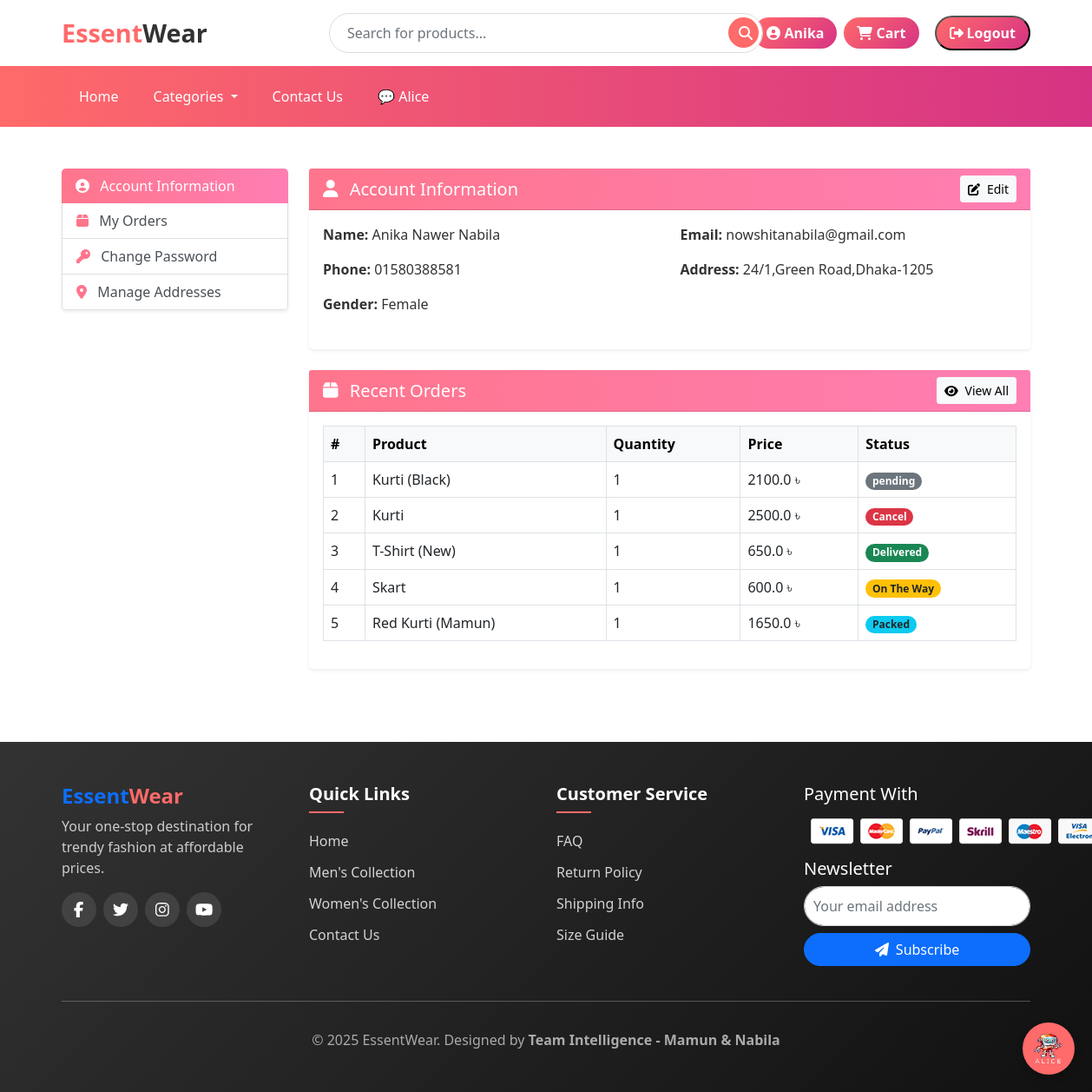
Screenshot of /profile/ (signed in) with the database file from the repository.
### app/models.py (models this page shows, shortened)
class Customer (models.Model):
    user = models.OneToOneField(User, on_delete=models.CASCADE)
    name = models.CharField(max_length=100, blank=True)          # Full name
    phone_no = models.CharField(max_length=15, blank=True)
    email = models.EmailField(blank=True)
    address = models.TextField(blank=True)
    gender_choices = (
        ('Male', 'Male'),
        ('Female', 'Female'),
        ('Other', 'Other'),
    )
    gender = models.CharField(max_length=10, choices=gender_choices, blank=True)

class OrderPlaced (models.Model):
    user = models.ForeignKey(User, on_delete=models.CASCADE)
    customer = models.ForeignKey(Customer, on_delete=models.CASCADE)
    product = models.ForeignKey(Product, on_delete=models.CASCADE)
    quantity = models.PositiveIntegerField(default=1)
    size = models.CharField(choices=SIZE_CHOICES, max_length=2, default='M')
    order_date = models.DateTimeField(auto_now_add=True)
    status = models.CharField(max_length=50, choices=STATUS_CHOICES, default='pending')
    @property
    def total_cost(self):
        return self.quantity * self.product.discounted_price

class Product(models.Model):
    title = models.CharField(max_length=100)
    selling_price = models.FloatField()
    discounted_price = models.FloatField()
    description = models.TextField(default='null')
    category = models.CharField(choices=CATEGORY_CHOICES, max_length=2)
    p_image = models.ImageField(upload_to='product_img')
    owner = models.ForeignKey(User, on_delete=models.CASCADE, related_name='products',null=True, blank=True) # Added owner field
    quantity = models.PositiveIntegerField(default=0)  # 🧮 নতুন field

### app/views.py (the view, shortened to what this page needs)
# urls.py: path('profile/', views.ProfileView.as_view(), name='profile'),
@method_decorator(login_required, name='dispatch')
class ProfileView(View):
    def get(self, request):
        try:
            profile = Customer.objects.get(user=request.user)
            form = CustomerProfileForm(initial={
                'name': profile.name,
                'phone_no': profile.phone_no,
                'email': profile.email,
                'address': profile.address,
                'gender': profile.gender,
            })
        except Customer.DoesNotExist:
            form = CustomerProfileForm(initial={
                'name': request.user.get_full_name(),
                'email': request.user.email
            })
            profile = None
        order_placed = OrderPlaced.objects.filter(user=request.user).order_by('-id')[:5]
        return render(request, 'app/profile/profile.html', {
            'form': form,
            'profile': profile,
            'order_placed': order_placed,
            'active': 'btn-primary'
        })

### app/forms.py
class CustomerProfileForm(forms.ModelForm):
    class Meta:
        model = Customer
        fields = ['name', 'phone_no', 'email', 'address', 'gender']  # gender add kora holo
        widgets = {
            'name': forms.TextInput(attrs={'class': 'form-control'}),
            'phone_no': forms.TextInput(attrs={'class': 'form-control'}),
            'email': forms.EmailInput(attrs={'class': 'form-control'}),
            'address': forms.Textarea(attrs={'class': 'form-control', 'rows': 2}),
            'gender': forms.Select(attrs={'class': 'form-select'}),  # dropdown select
        }

### app/templates/app/profile/profile.html (shortened to what this page needs)
{% extends 'app/base.html' %}
{% load static %}
{% block main-content %}
<div class="container my-5">
  <div class="row">
    <div class="col-md-3 mb-4">
      <div class="list-group shadow-sm rounded-3">
        <a href="#" class="list-group-item list-group-item-action active"
           style="background: linear-gradient(90deg, #ff758c, #ff7eb3); border: none;">
          <i class="fas fa-user-circle me-2"></i> Account Information
        </a>
        <a href="{% url 'orders' %}" class="list-group-item list-group-item-action">
          <i class="fas fa-box me-2 text-pink"></i> My Orders
        </a>
        <a href="{% url 'changepassword' %}" class="list-group-item list-group-item-action">
          <i class="fas fa-key me-2 text-pink"></i> Change Password
        </a>
        <a href="{% url 'address' %}" class="list-group-item list-group-item-action">
          <i class="fas fa-map-marker-alt me-2 text-pink"></i> Manage Addresses
        </a>
      </div>
    </div>
    <div class="col-md-9">
      <div class="card shadow-sm rounded-3 mb-4 border-0">
        <div class="card-header text-white d-flex justify-content-between align-items-center"
             style="background: linear-gradient(90deg, #ff758c, #ff7eb3);">
          <h5 class="mb-0"><i class="fas fa-user me-2"></i> Account Information</h5>
          <button class="btn btn-light btn-sm" onclick="toggleForm()">
            <i class="fas fa-edit me-1"></i> Edit
          </button>
        </div>
        <div class="card-body">
          <div class="row mb-2">
            <div class="col-md-6">
              <p><strong>Name:</strong> {% if profile %}{{ profile.name|default:request.user.get_full_name }}{% else %}{{ request.user.get_full_name }}{% endif %}</p>
              <p><strong>Phone:</strong> {% if profile %}{{ profile.phone_no|default:"Not Added" }}{% else %}Not Added{% endif %}</p>
              <p><strong>Gender:</strong> {% if profile %}{{ profile.gender|default:"Not Specified" }}{% else %}Not Specified{% endif %}</p>
            </div>
            <div class="col-md-6">
              <p><strong>Email:</strong> {{ request.user.email }}</p>
              <p><strong>Address:</strong> {% if profile %}{{ profile.address|default:"Not Added" }}{% else %}Not Added{% endif %}</p>
            </div>
          </div>
        </div>
      </div>
      <div class="card shadow-sm rounded-3 mb-4 border-0">
        <div class="card-header text-white d-flex justify-content-between align-items-center"
             style="background: linear-gradient(90deg, #ff758c, #ff7eb3);">
          <h5 class="mb-0"><i class="fas fa-box me-2"></i> Recent Orders</h5>
          <a href="{% url 'orders' %}" class="btn btn-light btn-sm">
            <i class="fas fa-eye me-1"></i> View All
          </a>
        </div>
        <div class="card-body">
          {% if order_placed %}
          <div class="table-responsive">
            <table class="table table-bordered table-hover align-middle">
              <thead class="table-light">
                <tr>
                  <th>#</th>
                  <th>Product</th>
                  <th>Quantity</th>
                  <th>Price</th>
                  <th>Status</th>
                </tr>
              </thead>
              <tbody>
                {% for op in order_placed %}
                <tr>
                  <td>{{ forloop.counter }}</td>
                  <td>{{ op.product.title }}</td>
                  <td>{{ op.quantity }}</td>
                  <td>{{ op.total_cost }} ৳</td>
                  <td>
                    <span class="badge rounded-pill
                      {% if op.status == 'Accepted' %}bg-primary
                      {% elif op.status == 'Packed' %}bg-info text-dark
                      {% elif op.status == 'On The Way' %}bg-warning text-dark
                      {% elif op.status == 'Delivered' %}bg-success
                      {% elif op.status == 'Cancel' %}bg-danger
                      {% else %}bg-secondary
                      {% endif %}">
                      {{ op.status }}
                    </span>
                  </td>
                </tr>
                {% endfor %}
              </tbody>
            </table>
          </div>
          {% else %}
          <div class="alert alert-info shadow-sm rounded-3 text-center">
            <i class="fas fa-info-circle me-2"></i> You have not placed any orders yet.
          </div>
          {% endif %}
        </div>
      </div>
    </div>
  </div>
</div>
{% endblock main-content %}

### app/templates/app/base.html (shortened to what this page needs)
<!doctype html>
{% load static %}
<html lang="en">
<head>
  <link href="https://cdn.jsdelivr.net/npm/bootstrap@5.0.0-beta1/dist/css/bootstrap.min.css" rel="stylesheet">
  <link rel="stylesheet" href="{% static 'app/css/owl.carousel.min.css' %}">
  <link rel="stylesheet" href="{% static 'app/css/all.min.css' %}">
  <link rel="stylesheet" href="{% static 'app/css/style.css' %}">
</head>
<body>
  <div class="main-header">
    <div class="container">
      <div class="row align-items-center">
        <div class="col-md-3">
          <a class="brand-logo" href="/">Essent<span>Wear</span></a>
        </div>
        <div class="col-md-6">
          <form method="GET" action="{% url 'search_products' %}" class="search-container d-flex">
            <input type="text" name="q" placeholder="Search for products..." class="form-control" required />
            <button type="submit" class="btn btn-primary ms-2"><i class="fas fa-search"></i></button>
          </form>
        </div>
        <div class="col-md-3">
          <div class="user-actions d-flex justify-content-end align-items-center">
            {% if not request.user.is_authenticated %}
            <a href="{% url 'customerregistration' %}" class="auth-btn">Register</a>
            <a href="{% url 'login' %}" class="auth-btn">Login</a>
            <a href="{% url 'showcart' %}" class="auth-btn">
              <i class="fas fa-shopping-cart me-1"></i> Cart
            </a>
            {% else %}
            <a href="{% url 'profile' %}" class="auth-btn">
              <i class="fas fa-user-circle me-1"></i> {{ request.user.username }}
            </a>
            <a href="{% url 'showcart' %}" class="auth-btn ms-2">
              <i class="fas fa-shopping-cart me-1"></i> Cart
            </a>
            <form method="POST" action="{% url 'logout' %}" class="d-inline ms-2">
              <button type="submit" class="auth-btn">
                <i class="fas fa-sign-out-alt me-1"></i> Logout
              </button>
            </form>
            {% endif %}
          </div>
        </div>
      </div>
    </div>
  </div>
  <nav class="navbar navbar-expand-lg navbar-dark main-navigation">
    <div class="container">
      <div class="collapse navbar-collapse" id="mainNav">
        <ul class="navbar-nav me-auto">
          <li class="nav-item"><a class="nav-link active" href="/">Home</a></li>
          <li class="nav-item dropdown">
            <a class="nav-link dropdown-toggle" href="#" id="categoriesDropdown" role="button" data-bs-toggle="dropdown" aria-expanded="false">
              Categories
            </a>
          </li>
          <li class="nav-item"><a class="nav-link" href="{% url 'contact-us' %}">Contact Us</a></li>
          <li class="nav-item"><a class="nav-link" href="{% url 'chatbot' %}">💬 Alice</a></li>
        </ul>
      </div>
    </div>
  </nav>
  <a href="{% url 'chatbot' %}" id="floating-button">
    <img src="{% static 'app/images/banner/logo2.png' %}" alt="Chat with Alice" />
  </a>
  {% block main-content %}{% endblock main-content %}
  <footer class="site-footer py-5">
    <div class="container">
      <div class="row">
        <div class="col-md-3 mb-4">
          <h4 class="fw-bold text-primary">Essent<span style="color: #ff6a6a">Wear</span></h4>
          <p style="color: #ccc">Your one-stop destination for trendy fashion at affordable prices.</p>
          <div class="d-flex gap-2 mt-3">
           <a href="https://www.facebook.com/" target="_blank" class="social-icon"><i class="fab fa-facebook-f"></i></a>
           <a href="https://twitter.com/" target="_blank" class="social-icon"><i class="fab fa-twitter"></i></a>
           <a href="https://www.instagram.com/" target="_blank" class="social-icon"><i class="fab fa-instagram"></i></a>
           <a href="https://www.youtube.com/" target="_blank" class="social-icon"><i class="fab fa-youtube"></i></a>
          </div>
        </div>
        <div class="col-md-3 mb-4 footer-links">
          <h5>Quick Links</h5>
          <ul>
            <li><a href="/">Home</a></li>
            <li><a href="{% url 'men' %}">Men's Collection</a></li>
            <li><a href="{% url 'women' %}">Women's Collection</a></li>
            <li><a href="{% url 'contact-us' %}">Contact Us</a></li>
          </ul>
        </div>
        <div class="col-md-3 mb-4 footer-links">
          <h5>Customer Service</h5>
          <ul>
            <li><a href="{% url 'faq' %}">FAQ</a></li>
            <li><a href="{% url 'return_policy' %}">Return Policy</a></li>
            <li><a href="{% url 'shipping_info' %}">Shipping Info</a></li>
            <li><a href="{% url 'size_guide' %}">Size Guide</a></li>
          </ul>
        </div>
        <div class="col-md-3 mb-4">
          <h5>Payment With</h5>
          <div class="payment-logos my-3">
            <img src="{% static 'app/images/payment.png' %}" alt="Mastercard">
          </div>
          <h5>Newsletter</h5>
          <form method="POST" class="d-flex flex-column gap-2">
            <input type="email" name="email" placeholder="Your email address" required class="form-control"
              style="border-radius: 25px; padding: 10px" />
            <button type="submit" class="btn btn-primary rounded-pill">
              <i class="fas fa-paper-plane me-1"></i> Subscribe
            </button>
          </form>
        </div>
      </div>
      <hr style="border-color: #444" />
      <div class="text-center pt-3">
       <p class="mb-0" style="color: #aaa">&copy; 2025 EssentWear. Designed by <b>Team Intelligence - <a href="{% url 'mamun' %}" style="color: #aaa; text-decoration: none;">Mamun</a> & Nabila</b></p>
      </div>
    </div>
  </footer>
</body>
</html>

### app/templates/app/base.html (style rules this page uses)
:root { --primary-color: #ff6a6a; --secondary-color: #d63384; --dark-color: #333; --light-color: #f9f9f9; }
body { font-family: "Segoe UI", Tahoma, Geneva, Verdana, sans-serif; background-color: #fff; color: #333; }
.main-header { background-color: #fff; box-shadow: 0 2px 10px rgba(0, 0, 0, 0.1); padding: 15px 0; }
.brand-logo { font-size: 1.8rem; font-weight: 700; color: var(--primary-color); text-decoration: none; }
.brand-logo span { color: var(--dark-color); }
.search-container { position: relative; max-width: 500px; margin: 0 auto; }
.search-container input { border-radius: 30px; padding: 10px 20px; border: 1px solid #ddd; width: 100%; }
.search-container button { position: absolute; right: 5px; top: 5px; background: var(--primary-color); border: none; color: white; border-radius: 50%; width: 35px; height: 35px; }
.user-actions .auth-btn { background: linear-gradient(135deg, #ff6a6a, #d63384); color: white; padding: 6px 15px; border-radius: 25px; font-weight: 600; margin-left: 10px; text-decoration: none; transition: all 0.3s ease; display: inline-flex; align-items: center; }
.main-navigation { background: linear-gradient(to right, var(--primary-color), var(--secondary-color)); }
.main-navigation .nav-link { color: white !important; font-weight: 500; padding: 15px 20px !important; transition: all 0.3s; }
#floating-button { position: fixed; bottom: 20px; right: 20px; background-color: var(--primary-color); border-radius: 50%; width: 60px; height: 60px; display: flex; align-items: center; justify-content: center; cursor: pointer; z-index: 999; box-shadow: 0 4px 10px rgba(0, 0, 0, 0.2); transition: all 0.3s; }
#floating-button img { width: 35px; height: 35px; }
.site-footer { background: linear-gradient(135deg, var(--dark-color) 0%, #111 100%); color: white; padding: 50px 0 20px; margin-top: 60px; }
.footer-links h5 { font-weight: 600; margin-bottom: 20px; position: relative; padding-bottom: 10px; }
.footer-links h5:after { content: ""; position: absolute; bottom: 0; left: 0; width: 40px; height: 2px; background-color: var(--primary-color); }
.footer-links ul { list-style: none; padding: 0; margin: 0; }
.footer-links li { margin-bottom: 12px; }
.footer-links a { color: rgba(255, 255, 255, 0.8); text-decoration: none; transition: all 0.3s ease; }
.social-icon { display: inline-flex; align-items: center; justify-content: center; width: 40px; height: 40px; background-color: rgba(255, 255, 255, 0.1); border-radius: 50%; color: #fff; transition: all 0.3s ease; font-size: 18px; }
.payment-logos img { max-height: 35px; margin: 0 8px; transition: 0.3s; }

### app/templates/app/profile/profile.html (style rules this page uses)
.text-pink { color: #ff758c !important; }

### rows the page displays
Customer: name "Anika Nawer Nabila", phone_no "01580388581", gender "Female", address "24/1,Green Road,Dhaka-1205"
OrderPlaced: product "Kurti (Black)", quantity "1", total_cost "2100.0", status "pending"
OrderPlaced: product "Kurti", quantity "1", total_cost "2500.0", status "Cancel"
OrderPlaced: product "T-Shirt (New)", quantity "1", total_cost "650.0", status "Delivered"
OrderPlaced: product "Skart", quantity "1", total_cost "600.0", status "On The Way"
OrderPlaced: product "Red Kurti (Mamun)", quantity "1", total_cost "1650.0", status "Packed"

### other values shown
{{ request.user.username }} "Anika"
{{ request.user.email }} "nowshitanabila@gmail.com"
